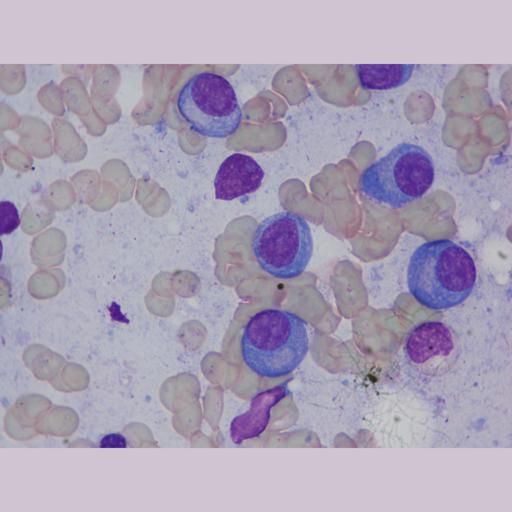
#> input picture MultipleMyeloma-ImageMask-Dataset_V2/train/images/106.jpg, 512 x 512 px; its folder holds only this picture in this run
$ python ImageMaskBlender.py
#> lines starting #> are read from the running program, lines starting #| are printed output that depends on the picture
# Copyright 2024 antillia.com Toshiyuki Arai
#
# Licensed under the Apache License, Version 2.0 (the "License");
# you may not use this file except in compliance with the License.
# You may obtain a copy of the License at
#
#    http://www.apache.org/licenses/LICENSE-2.0
#
# Unless required by applicable law or agreed to in writing, software
# distributed under the License is distributed on an "AS IS" BASIS,
# WITHOUT WARRANTIES OR CONDITIONS OF ANY KIND, either express or implied.
# See the License for the specific language governing permissions and
# limitations under the License.
#
# 2024/02/06 ImageMaskBlender.py

import os
import glob
import cv2
import traceback
import shutil

class ImageMaskBlender:

  def __init__(self):
    self.blur_size=(5,5)
    pass

  def blend(self, images_dir, masks_dir, output_dir):

#> called with output_dir = './Blended_train_dataset'
    image_files  = glob.glob(images_dir + "/*.jpg")
    image_files  = sorted(image_files)

    if os.path.exists(output_dir):
        shutil.rmtree(output_dir)
    if not os.path.exists(output_dir):
        os.makedirs(output_dir)

    for image_file in image_files:
      basename  = os.path.basename(image_file)
      mask_file = os.path.join(masks_dir, basename)

      name     = basename.split(".")[0]

      img      = cv2.imread(image_file)
#> img is the input picture: shape (512, 512, 3); mean B, G, R 182.3, 161.1, 170
      mask     = cv2.imread(mask_file)
      mask     = cv2.blur(mask, self.blur_size)
      img += mask
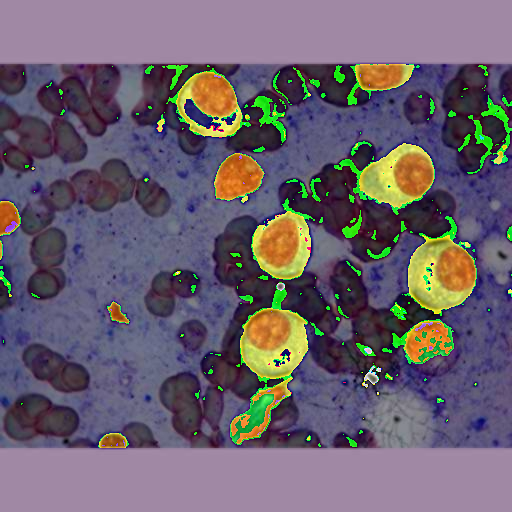
#> img: shape (512, 512, 3); mean B, G, R 109.2, 96.9, 106.7
      merged_file = os.path.join(output_dir, basename)
      cv2.imwrite(merged_file, img)
      print("=== Blended {}".format(merged_file))


if __name__ == "__main__":
  try:
    images_dir = "./MultipleMyeloma-ImageMask-Dataset/train/images"
    masks_dir  = "./MultipleMyeloma-ImageMask-Dataset/train/masks"
    output_dir = "./Blended_train_dataset"

    blender = ImageMaskBlender()
    blender.blend(images_dir, masks_dir, output_dir)
  except:
    traceback.print_exc()

$ run again, on MultipleMyeloma-ImageMask-Dataset_V2/train/images/1726.jpg
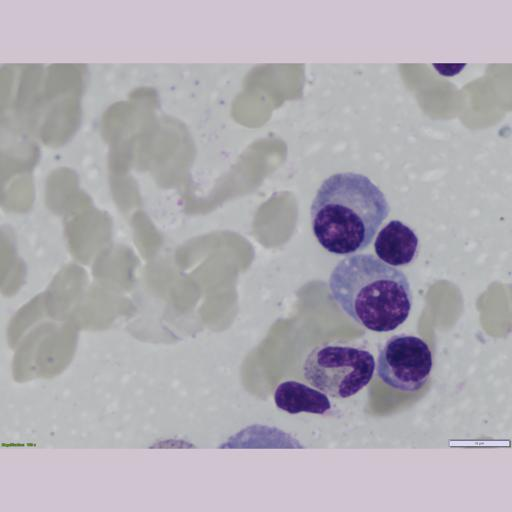
#> input picture MultipleMyeloma-ImageMask-Dataset_V2/train/images/1726.jpg, 512 x 512 px
#> in blend, img is the input picture: shape (512, 512, 3); mean B, G, R 180.2, 172.3, 176.2
#> in blend, `img += mask`:
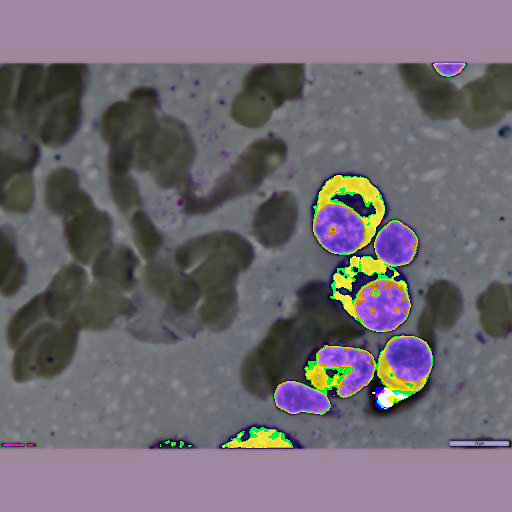
#> img: shape (512, 512, 3); mean B, G, R 113.7, 105.8, 111.6

$ run again, on MultipleMyeloma-ImageMask-Dataset_V2/train/images/1730.jpg
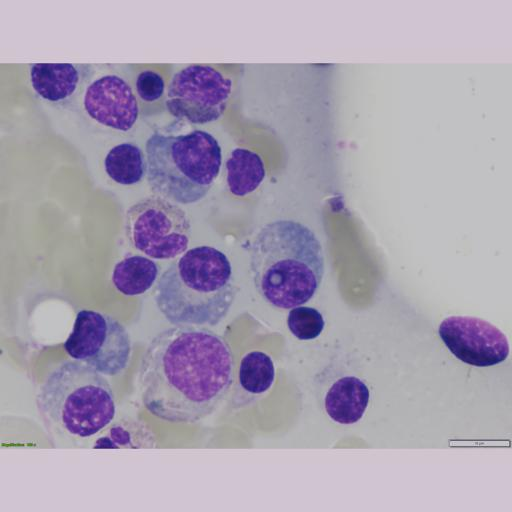
#> input picture MultipleMyeloma-ImageMask-Dataset_V2/train/images/1730.jpg, 512 x 512 px
#> in blend, img is the input picture: shape (512, 512, 3); mean B, G, R 178, 159.5, 168
#> in blend, `img += mask`:
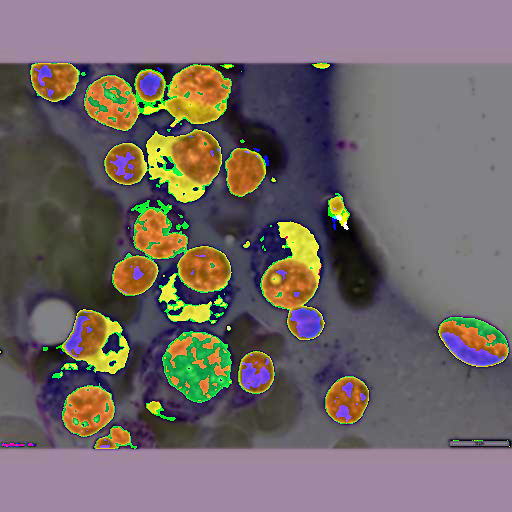
#> img: shape (512, 512, 3); mean B, G, R 104.2, 104, 113.7

$ run again, on MultipleMyeloma-ImageMask-Dataset_V2/train/images/1775.jpg
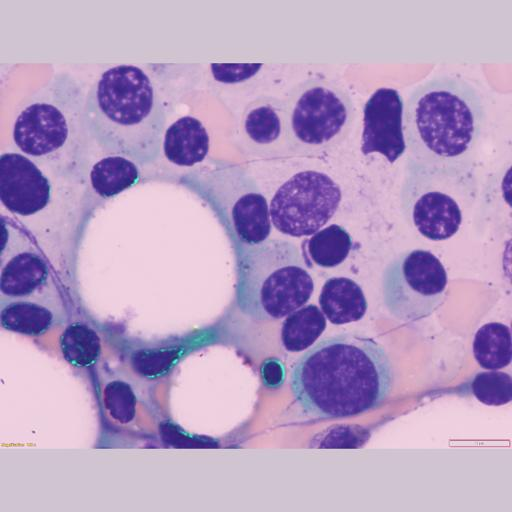
#> input picture MultipleMyeloma-ImageMask-Dataset_V2/train/images/1775.jpg, 512 x 512 px
#> in blend, img is the input picture: shape (512, 512, 3); mean B, G, R 195.1, 156.1, 181.7
#> in blend, `img += mask`:
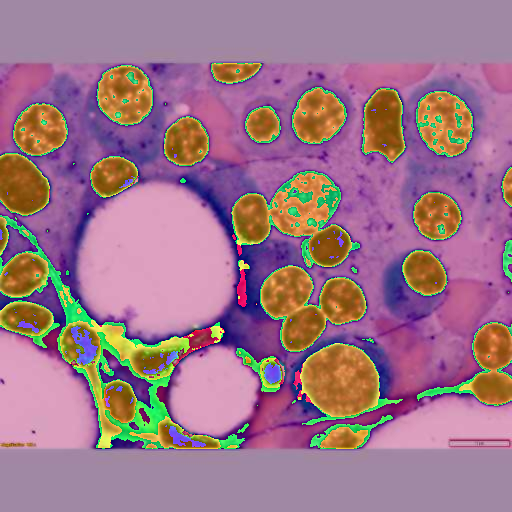
#> img: shape (512, 512, 3); mean B, G, R 135.8, 117.1, 158

$ run again, on MultipleMyeloma-ImageMask-Dataset_V2/train/images/108.jpg
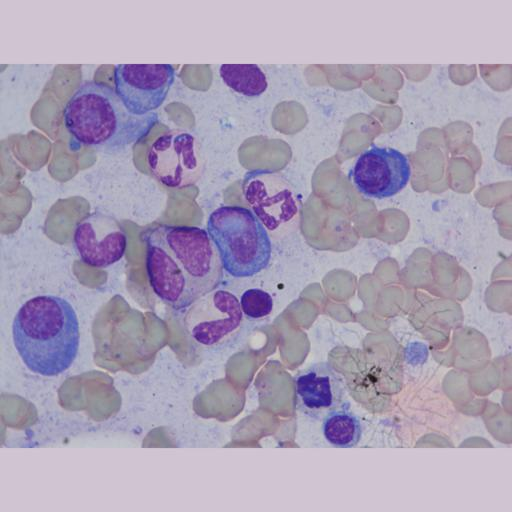
#> input picture MultipleMyeloma-ImageMask-Dataset_V2/train/images/108.jpg, 512 x 512 px
#> in blend, img is the input picture: shape (512, 512, 3); mean B, G, R 182.9, 159.4, 169.5
#> in blend, `img += mask`:
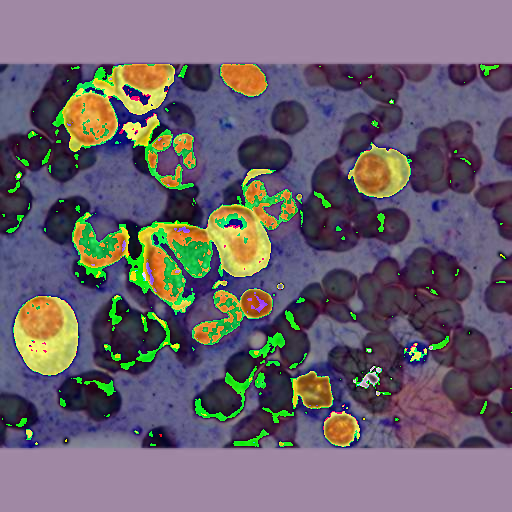
#> img: shape (512, 512, 3); mean B, G, R 110.4, 98.9, 107.8
